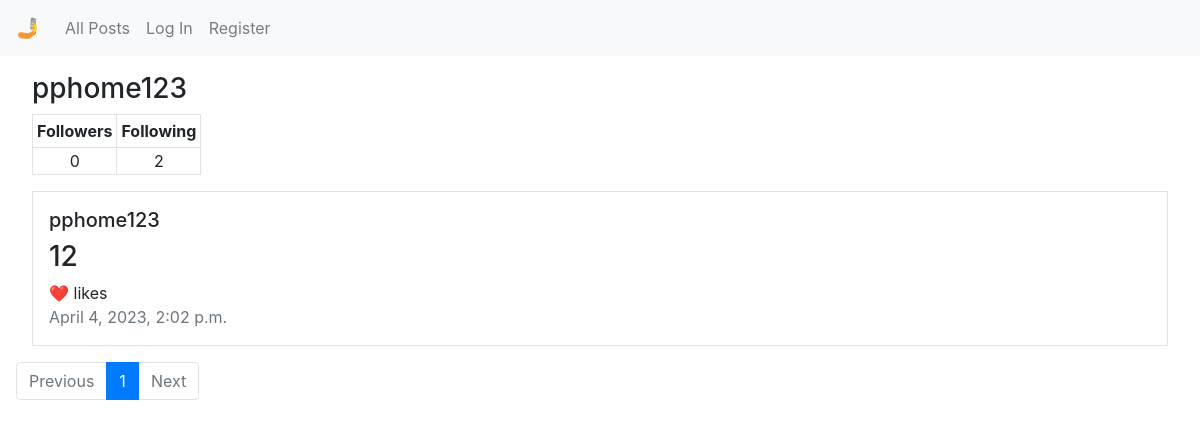
The app's page /profile/pphome123, older data.
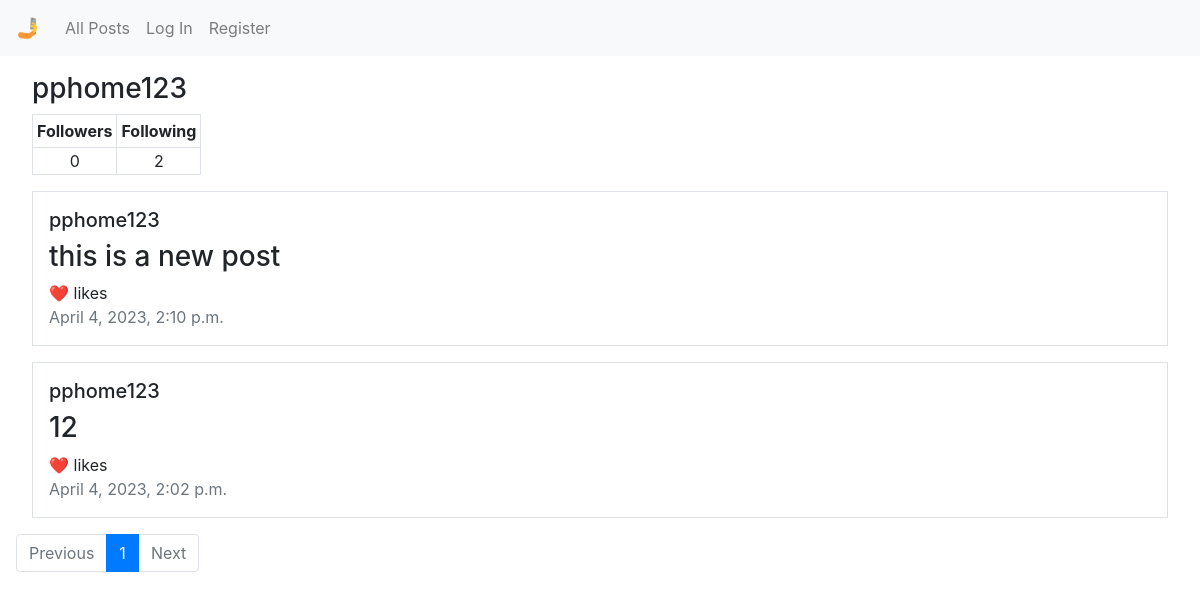
The same page, newer data.
### network/models.py (models this page shows, shortened)
class Post(models.Model):
    poster = models.ForeignKey(User, on_delete=models.CASCADE, null=True, default=None)
    post = models.CharField(max_length=2000)
    datetime = models.DateTimeField(auto_now=True)

class User(AbstractUser):
    pass

### network/views.py (the view, shortened to what this page needs)
# urls.py: path("profile/<str:user>", views.profile, name="profile"),
@csrf_exempt
def profile(request, user, pg=1):
    profile_user = User.objects.get(username=user)
    posts = []
    list = Post.objects.filter(poster=profile_user).order_by('-datetime')
    for item in list:
        posts.append(item)
    page = Paginator(posts, 10)
    pages = range(1, page.num_pages+1)
    followers = Follow.objects.filter(following_user=profile_user).count()
    following = Follow.objects.filter(user=profile_user).count()
    try:
        Follow.objects.get(user=request.user, following_user=User.objects.get(username=user))
        f_status = True
    except:
        f_status = False
    return render(request, "network/profile.html",{
        "posts": page.page(pg),
        "user": profile_user.username,
        "followers": followers,
        "following": following,
        "f_status": f_status,
        "pages": pages,
        "current_page": pg,
        "previous_page": pg-1,
        "next_page": pg+1
    })

### network/templates/network/profile.html (shortened to what this page needs)
{% extends "network/layout.html" %}
{% block body %}
    <h3 class="ml-3">{% if user == request.user.username %}Your Profile{% else %}{{ user }}{% endif %}</h3>
    <table class="ml-3">
        <thead>
            <tr>
                <th class="border p-1">Followers</th>
                <th class="border p-1">Following</th>
            </tr>
        </thead>
        <tbody>
            <tr>
                <td id="follower-num" class="border text-center">{{ followers }}</td>
                <td id="following-num" class="border text-center">{{ following }}</td>
                <td>
                </td>
            </tr>
        </tbody>
    </table>
    <div class="posts">
        {% for post in posts %}
        <div class="border m-3 p-3">
            <h5>{{ post.poster }}</h5>
            <div id="post_body{{ post.pk }}"><h3>{{ post.post }}</h3></div>
            <div class="likes">
                {% if request.user.is_authenticated %}
                <span class="like_button" id="like{{ post.pk }}" data-like_id="{{ post.pk }}">🤍</span>
                {% else %}
                <span>❤️</span>
                {% endif %}
                <span><span class="like_num" id="like-count{{ post.pk }}" data-num_id="{{ post.pk }}"></span> likes</span>
            </div>
            <div class="text-muted" id="datetime{{ post.pk }}">{{ post.datetime }}</div>
        </div>
        {% empty %}
        <div class="m-3 p-3">
            <h5>No posts to display.</h5>
        </div>
        {% endfor %}
    </div>
    <nav>
        <ul class="pagination">
            {% if current_page == 1 %}
                <li class="page-item disabled"><a class="page-link">Previous</a></li>
            {% else %}
                <li class="page-item"><a class="page-link" href="/{{ previous_page }}">Previous</a></li>
            {% endif %}
            {% for page in pages %}
                {% if page == current_page %}
                    <li class="page-item active"><a class="page-link" href="{% url 'profile_page' user page %}">{{ page }}</a></li>
                {% else %}
                    <li class="page-item"><a class="page-link" href="{% url 'profile_page' user page %}">{{ page }}</a></li>
                {% endif %}
            {% endfor %}
            {% if current_page == pages|length %}
            <li class="page-item disabled"><a class="page-link">Next</a></li>
            {% else %}
            <li class="page-item"><a class="page-link" href="/{{ next_page }}">Next</a></li>
            {% endif %}
        </ul>
    </nav>
{% endblock %}

Row changes from the older to the newer data that the page shows:
added Post: poster "pphome123", post "this is a new post", datetime "April 4, 2023, 2:10 p.m."
